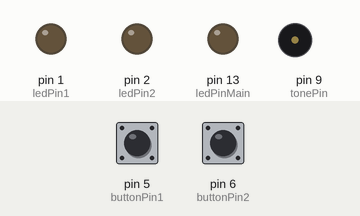
Recording of a sketch running on a simulated Arduino Uno, built with avr-gcc and run on an emulated ATmega328P. Parts: output pins drawn as LEDs (lit = HIGH), buzzer (waves = sounding). Dashed ring = blinking. The test bench sets the inputs (shaded band); at power-on: pin 5 (buttonPin1) HIGH, pin 6 (buttonPin2) HIGH. Random numbers use the default seed unless the sketch sets one.

Above: at 2.0 s.
2.1 s: pin 5 (buttonPin1) pulled LOW for 0.15 s
At 2.17 s:
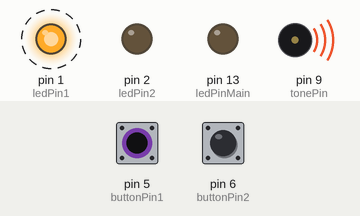
5.1 s: pin 6 (buttonPin2) pulled LOW for 1 s
At 5.62 s:
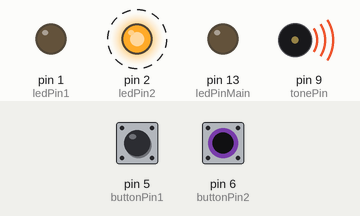
8.1 s: pin 6 (buttonPin2) pulled LOW for 3.2 s
At 11.32 s:
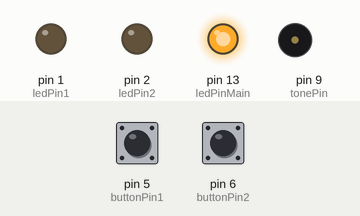
12.8 s: pin 6 (buttonPin2) pulled LOW for 0.15 s
At 13.02 s:
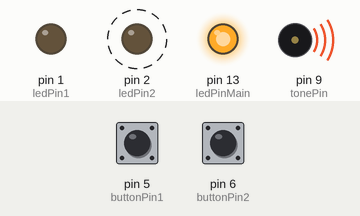
Timing chart, 0 to 16.8 s (numbered marks = the images above; inputs shaded):
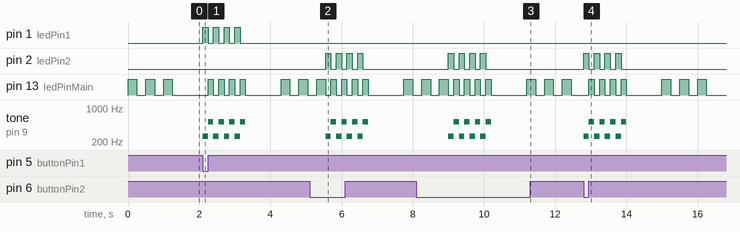

Measured:
- after the input at 2.1 s, pin 1 (ledPin1): alternates HIGH for 0.15 s and LOW for 0.15 s, 8 changes in all, then stays LOW, starting at once; pin 13 (ledPinMain): goes 3 × (HIGH 0.15 s, LOW 0.15 s), HIGH 0.15 s, LOW 1.0 s, HIGH 0.25 s, LOW 0.25 s, HIGH 0.25 s, then LOW, starting after 0.15 s
- after the input at 5.1 s, pin 2 (ledPin2): alternates HIGH for 0.15 s and LOW for 0.15 s, 8 changes in all, then stays LOW, starting after 0.45 s; tone on pin 9 (tonePin): silent → 261 Hz after 0.45 s, then repeats every 0.30 s: 522 Hz 0.15 s, 261 Hz 0.15 s, until it stays silent from 6.8 s
- after the input at 8.1 s, pin 2 (ledPin2): alternates HIGH for 0.15 s and LOW for 0.15 s, 8 changes in all, then stays LOW, starting after 0.90 s
- after the input at 12.8 s, pin 2 (ledPin2): alternates HIGH for 0.15 s and LOW for 0.15 s, 8 changes in all, then stays LOW, starting at once
- by itself, pin 13 (ledPinMain): alternates HIGH for 0.25 s and LOW for 0.25 s, 6 changes in all, then stays LOW

The sketch:

reactionGame.ino
```cpp
/*

 The circuit:
 * TBD...
 *
 * author: Eyal Pinkas pinkasey@gmail.com
 * author: Yonatan Broza
 */

// this constant won't change:
const int buttonPin1 = 5;    // the pin that the pushbutton is attached to
const int buttonPin2 = 6;    // the pin that the pushbutton is attached to
const int ledPin1 = 1;       // the pin that the LED is attached to
const int ledPin2 = 2;       // the pin that the LED is attached to
const int ledPinMain = 13;    // the pin that the LED is attached to
const unsigned int tonePin = 9;
const unsigned int middleCNote = 261;
const unsigned int errorToneHigh = middleCNote;
const unsigned int errorToneLow = middleCNote * 2;

// Variables will change:
//int buttonPushCounter = 0;   // counter for the number of button presses
int buttonState1 = 0;         // current state of the button
int buttonState2 = 0;         // current state of the button

boolean hasWinner;
int waitForTheLight;

void setup() {
  // initialize the button pin as a input:
  pinMode(buttonPin1, INPUT_PULLUP);
  pinMode(buttonPin2, INPUT_PULLUP);
  // initialize the LED as an output:
  pinMode(ledPin1, OUTPUT);
  pinMode(ledPin2, OUTPUT);
  pinMode(ledPinMain, OUTPUT);

//  // initialize serial communication:
//  Serial.begin(9600);
}


void loop() {
  doStartSequence();
  boolean noOneCheated = lightAfterRandom();
  if ( noOneCheated ) {
    listenForWinner();
  }
  delay(1000);
}


void doStartSequence(){
  digitalWrite(ledPinMain, LOW);
  digitalWrite(ledPin1, LOW);
  digitalWrite(ledPin2, LOW);

  digitalWrite(ledPinMain, HIGH);
  delay (250);
  digitalWrite(ledPinMain, LOW);
  delay (250);
  digitalWrite(ledPinMain, HIGH);
  delay (250);
  digitalWrite(ledPinMain, LOW);
  delay (250);
  digitalWrite(ledPinMain, HIGH);
  delay (250);
  digitalWrite(ledPinMain, LOW);
}

boolean lightAfterRandom(){
  long waitMillis = random(2000, 9000);
  long endTime = millis() + waitMillis;
  long currTime;
  do{
    buttonState1 = digitalRead(buttonPin1);
    if ( buttonState1 == LOW ){
      doFaulSequence(ledPin1);
      return false;
    }
    buttonState2 = digitalRead(buttonPin2);
    if ( buttonState2 == LOW ){
      doFaulSequence(ledPin2);
      return false;
    }
    currTime = millis();
  } while( currTime < endTime );

  digitalWrite(ledPinMain, HIGH);
  tone(tonePin, middleCNote);
  return true;
}

void doFaulSequence( int ledPin){
  for(int i=0; i<4; i++){
    digitalWrite(ledPin,HIGH);
    tone(tonePin, errorToneHigh);
    delay(150);
    digitalWrite(ledPin,LOW);
    digitalWrite(ledPinMain,HIGH);
    tone(tonePin, errorToneLow);
    delay(150);
    digitalWrite(ledPinMain,LOW);
  }
  noTone(tonePin);
}

void listenForWinner(){

  long endTime = millis() + 5000;
  long currTime;
  hasWinner = false;
  do{
    buttonState1 = digitalRead(buttonPin1);
    buttonState2 = digitalRead(buttonPin2);
    if ( buttonState1 == LOW ){
      hasWinner = true;
      digitalWrite(ledPin1,HIGH);
    }
    if ( buttonState2 == LOW ){
      hasWinner = true;
      digitalWrite(ledPin2,HIGH);
    }
    currTime = millis();
  } while( !hasWinner && currTime < endTime);

  digitalWrite(ledPinMain,LOW);
  noTone(tonePin);
}
```
